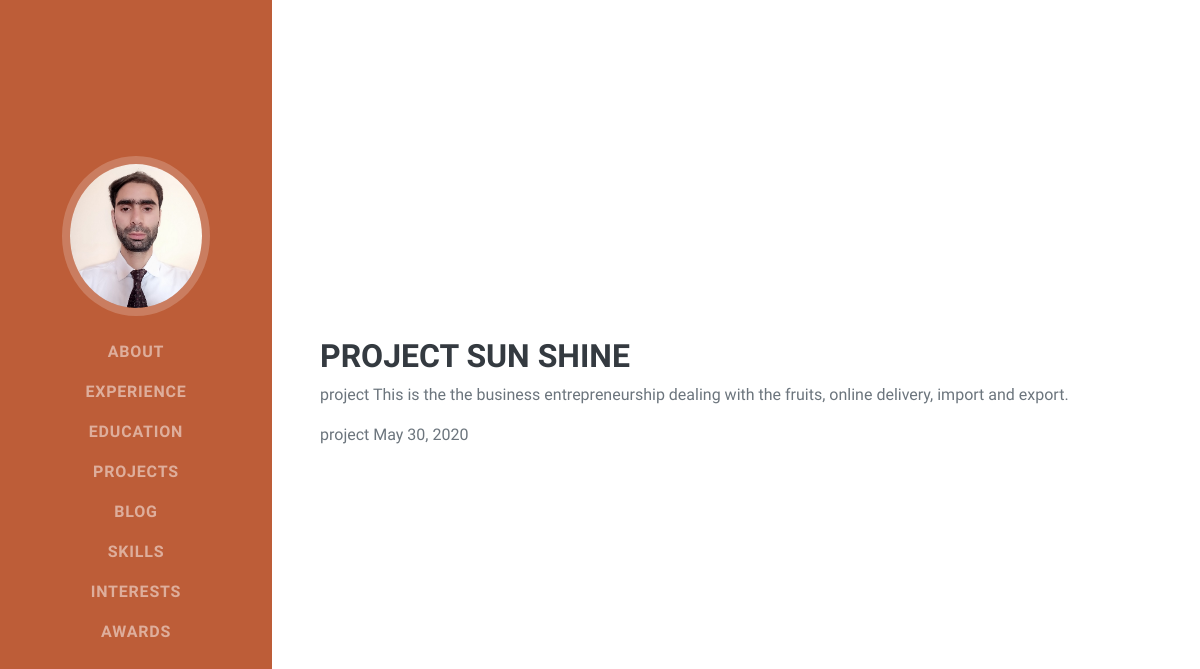
Page /blog/2 on the committed database.
### blog/models.py (models this page shows, shortened)
class Blog(models.Model):
    title = models.CharField(max_length=50)
    description = models.CharField(max_length=250)
    date = models.DateField()

### blog/views.py (the view)
# urls.py: path('<int:blog_id>', views.blog_detail, name='blog_detail'),
def blog_detail(request, blog_id):
    blo = get_object_or_404(Blog, id=blog_id)
    context= {
        'blo':blo
    }
    return render(request, 'blog/blog_detail.html', context)

### blog/templates/blog/blog_detail.html (shortened to what this page needs)
 <!DOCTYPE html>
    {% load static %}
    <html lang="en">
    <head>
        <link href="{% static 'css/styles.css' %}" rel="stylesheet" />
    </head>
    <body id="page-top">
        <nav class="navbar navbar-expand-lg navbar-dark bg-primary fixed-top" id="sideNav">
            <a class="navbar-brand js-scroll-trigger" href="#page-top"
                ><span class="d-block d-lg-none">Owais Shabir</span><span class="d-none d-lg-block"><img class="img-fluid img-profile rounded-circle mx-auto mb-2" src="{% static 'img/profile.jpg' %}" alt="" /></span></a
            >
            <div class="collapse navbar-collapse" id="navbarSupportedContent">
                <ul class="navbar-nav">
                    <li class="nav-item"><a class="nav-link js-scroll-trigger" href="#about">About</a></li>
                    <li class="nav-item"><a class="nav-link js-scroll-trigger" href="#experience">Experience</a></li>
                    <li class="nav-item"><a class="nav-link js-scroll-trigger" href="#education">Education</a></li>
                    <li class="nav-item"><a class="nav-link js-scroll-trigger" href="#Projects">Projects</a></li>
                    <li class="nav-item"><a class="nav-link js-scroll-trigger" href="#Blog">Blog</a></li>
                    <li class="nav-item"><a class="nav-link js-scroll-trigger" href="#skills">Skills</a></li>
                    <li class="nav-item"><a class="nav-link js-scroll-trigger" href="#interests">Interests</a></li>
                    <li class="nav-item"><a class="nav-link js-scroll-trigger" href="#awards">Awards</a></li>
                </ul>
            </div>
        </nav>
        <section class="resume-section" id="interests">
            <div class="resume-section-content">
                    <h3> project {{ blo.title }}</h3>
                    <p>project {{ blo.description }}</p>
                    <p>project {{ blo.date }}</p>
            </div>
        </section>
    </body>
    </html></h1>
</body>
</html>

### rows in the picture
Blog: title "SUN SHINE", description "This is the the business entrepreneurship dealing with the fruits, online delivery, import and export.", date "May 30, 2020"
